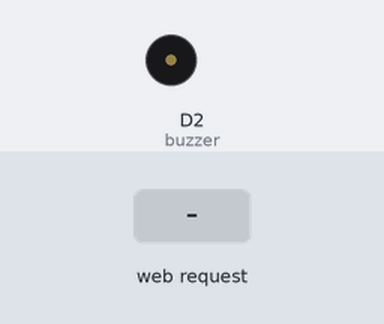
This sketch was run on a simulated ESP8266 (NodeMCU). Parts: buzzer (waves = sounding). The test bench sets the inputs (shaded band). What the sketch prints to the serial monitor is not drawn.

Above: at 11.2 s.
11.3 s: HTTP request GET /musicState received
At 12.6 s:
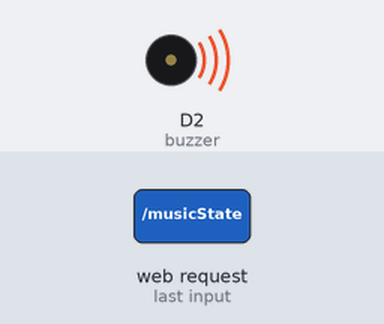
20.3 s: HTTP request GET /musicState?player=1&button=1&state=1 received
21.8 s: HTTP request GET /musicState?player=120&button=120&state=120 received
At 21.98 s:
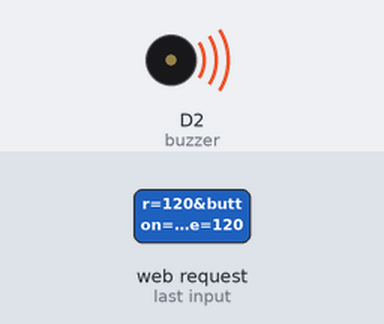
Timing chart, 0 to 25.8 s (numbered marks = the images above; inputs shaded):
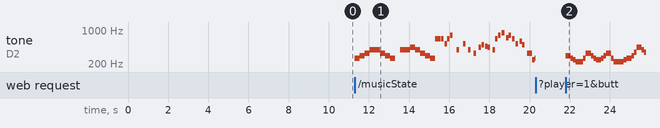

Measured:
- after the input at 11.3 s, tone on D2 (buzzer): plays 262 Hz for 0.25 s, 294 Hz for 0.25 s, 330 Hz for 0.25 s, 392 Hz for 0.50 s, 330 Hz for 0.25 s, 294 Hz for 0.25 s … (39 notes in this stretch), starting at once
- after the input at 21.8 s, tone on D2 (buzzer): plays 294 Hz for 0.25 s, 262 Hz for 0.13 s, 247 Hz for 0.13 s, 220 Hz for 0.38 s, 262 Hz for 0.13 s, 330 Hz for 0.25 s … (21 notes in this stretch), starting at once

The sketch:

Node1Code.ino
```cpp
#include <ESP8266WiFi.h>
#include <ESP8266WebServer.h>
#include <WebSocketsServer.h>
#include "SoundSystem.h"
#include <limits.h>


const char* ssid = "Engine";
const char* APpassword = "engine123";

IPAddress staticIP(192, 168, 1, 69), gateway(192,168,1,1), subnet(255,255,255,0);

ESP8266WebServer server(80);

void startHotspot() {
  WiFi.softAPConfig(staticIP, gateway, subnet);
  WiFi.softAP(ssid, APpassword);

  Serial.println("hotspot on");
}

bool engineState = false;

void handleGameEngine() {
  server.sendHeader("Access-Control-Allow-Origin", "*");
  if (server.hasArg("player") && server.hasArg("button") && server.hasArg("state")) {
    String player = server.arg("player");
    String button = server.arg("button");
    String state = server.arg("state");

    String currentButton = player + button + state;

    Serial.print("/E");
    Serial.println(currentButton);

    server.send(200);
  }
  else {
    server.send(400, "text/plain", "No Input");
  }
}

void handleToggleEngine() {
  server.sendHeader("Access-Control-Allow-Origin", "*");
  engineState = !engineState;
  Serial.print("/P");
  Serial.println(engineState);

  server.send(200);
}


void handleNextTrack() {
  server.sendHeader("Access-Control-Allow-Origin", "*");
  songIdx++;
  songIdx%=songsNum;
  noteIdx = -1, durationIdx = -1;

  server.send(200);
}

void handleLoop() {
  server.sendHeader("Access-Control-Allow-Origin", "*");
  onloop = !onloop;

  server.send(200, "text/plain", String((char)('0'+onloop)));
}

void handleMusicState() {
  server.sendHeader("Access-Control-Allow-Origin", "*");
  playingMusic = !playingMusic;

  server.send(200, "text/plain", String((char)('0'+playingMusic)));
}

void setup() {
  Serial.begin(115200);
  delay(10000);
  startHotspot();

  Serial.println("test");

  shenanigans();


  server.on("/toggleEngine", handleToggleEngine);
  server.on("/gameEngine", handleGameEngine);
  server.on("/nextTrack", handleNextTrack);
  server.on("/musicState", handleMusicState);
  server.on("/loop", handleLoop);

  server.begin();
}


void loop() {
  server.handleClient();

  if(playingMusic) {
    playMusic();
  }
  else
    noTone(buzzer);
}
```

SoundSystem.h
```cpp
#include "pitches.h"

const byte buzzer = D2;

struct Song {
  String notes, durations;
  int noteSpacing, delayBeforeRepeat;
  Song(String notes = "", String durations = "", int noteSpacing = 50, int delayBeforeRepeat = 50)
    : notes(notes), durations(durations){}
};

const byte songCapacity = 10;

Song songs[songCapacity] =
  {
    {"C4 D4 E4 G4 E4 D4 C4 0 G4 A4 G4 E4 D4 C4 ", "250 250 250 500 250 250 250 250 500 250 250 250 250 250 ", 50},
    {
      "E5 E5 0 E5 0 "
      "C5 E5 0 G5 0 G4 0 "
      "C5 0 G4 0 E4 0 "
      "A4 0 B4 0 AS4 A4 0 "
      "G4 E5 0 G5 0 A5 0 "
      "F5 G5 0 E5 0 C5 0 D5 B4 0 ",
      "125 125 25 125 50 "
      "125 125 25 125 200 125 200 "
      "125 125 125 125 125 125 "
      "125 25 125 50 125 125 125 "
      "125 125 25 125 50 150 50 "
      "125 125 50 125 50 125 75 125 125 125 ",
      50
    },
    {
      "E4 B3 C4 D4 C4 B3 A3 A3 C4 E4 D4 C4 B3 C4 D4 E4 C4 A3 A3 A3 B3 C4 D4 F4 A4 G4 F4 E4 C4 E4 D4 C4 B3 B3 C4 D4 E4 C4 A3 A3 ",
      "250 125 125 250 125 125 250 125 125 250 125 125 250 125 125 250 125 125 250 125 125 250 125 125 250 125 125 250 125 125 250 125 125 250 125 125 250 125 125 250 125 125 250 125 125 250 125 125 250 125 125 250 125 125 250 125 125 250 125 125 250 125 125 250 ",
      350
    },
    {
      "E5 D5S E5 D5S E5 B4 D5 C5 A4 "
      "C4 E4 A4 B4 E4 G4S B4 C5 "
      "E4 E5 D5S E5 D5S E5 B4 D5 C5 A4 "
      "C4 E4 A4 B4 E4 C5 B4 A4 ",
      "250 250 250 250 250 250 250 250 500 "
      "250 250 250 250 250 250 250 500 "
      "250 250 250 250 250 250 250 250 500 "
      "250 250 250 250 250 250 250 500 ",
      75
    }
  };

bool onloop = false;
int songsNum = 4;
int songIdx = 0;
int noteIdx = -1, durationIdx = -1;

bool playingMusic = false;

unsigned long lastNoteTime = 0;
unsigned long lastNoteDelay = 0;

unsigned long stol(String s) {
  long ret = 0;
  for(int i = 0; i < s.length(); i++) {
    ret*=10;
    ret += s[i]-'0';
  }
  return ret;
}

String getNext(String& targ, int& idx) {
  if(idx+1 == targ.length())
    return "0";
  String ret = "";
  while(targ[++idx] != ' ')
    ret += targ[idx];

  return ret;
}

void playNextNote() {
  unsigned long duration = stol(getNext(songs[songIdx].durations, durationIdx));
  tone(buzzer, getNote(getNext(songs[songIdx].notes, noteIdx)), duration);
  lastNoteDelay = duration + songs[songIdx].noteSpacing;
  lastNoteTime = millis();
}

void playMusic() {
  if(millis() - lastNoteTime > lastNoteDelay) {
    if(noteIdx+1 != songs[songIdx].notes.length())
      playNextNote();
    else {
      noteIdx = -1, durationIdx = -1;
      lastNoteTime = millis();
      lastNoteDelay = songs[songIdx].delayBeforeRepeat;

      if(!onloop) {

        if(songIdx >= songsNum)
          songIdx = 0;
        else
          songIdx++;

      }
    }
  }
}
```

pitches.h
```cpp
/**************************************************
   This file defines constants with the frequency
   of different musical notes.
 *************************************************/


#define NOTE_B0  31
#define NOTE_C1  33
#define NOTE_CS1 35
#define NOTE_D1  37
#define NOTE_DS1 39
#define NOTE_E1  41
#define NOTE_F1  44
#define NOTE_FS1 46
#define NOTE_G1  49
#define NOTE_GS1 52
#define NOTE_A1  55
#define NOTE_AS1 58
#define NOTE_B1  62
#define NOTE_C2  65
#define NOTE_CS2 69
#define NOTE_D2  73
#define NOTE_DS2 78
#define NOTE_E2  82
#define NOTE_F2  87
#define NOTE_FS2 93
#define NOTE_G2  98
#define NOTE_GS2 104
#define NOTE_A2  110
#define NOTE_AS2 117
#define NOTE_B2  123
#define NOTE_C3  131
#define NOTE_CS3 139
#define NOTE_D3  147
#define NOTE_DS3 156
#define NOTE_E3  165
#define NOTE_F3  175
#define NOTE_FS3 185
#define NOTE_G3  196
#define NOTE_GS3 208
#define NOTE_A3  220
#define NOTE_AS3 233
#define NOTE_B3  247
#define NOTE_C4  262
#define NOTE_CS4 277
#define NOTE_D4  294
#define NOTE_DS4 311
#define NOTE_E4  330
#define NOTE_F4  349
#define NOTE_FS4 370
#define NOTE_G4  392
#define NOTE_GS4 415
#define NOTE_A4  440
#define NOTE_AS4 466
#define NOTE_B4  494
#define NOTE_C5  523
#define NOTE_CS5 554
#define NOTE_D5  587
#define NOTE_DS5 622
#define NOTE_E5  659
#define NOTE_F5  698
#define NOTE_FS5 740
#define NOTE_G5  784
#define NOTE_GS5 831
#define NOTE_A5  880
#define NOTE_AS5 932
#define NOTE_B5  988
#define NOTE_C6  1047
#define NOTE_CS6 1109
#define NOTE_D6  1175
#define NOTE_DS6 1245
#define NOTE_E6  1319
#define NOTE_F6  1397
#define NOTE_FS6 1480
#define NOTE_G6  1568
#define NOTE_GS6 1661
#define NOTE_A6  1760
#define NOTE_AS6 1865
#define NOTE_B6  1976
#define NOTE_C7  2093
#define NOTE_CS7 2217
#define NOTE_D7  2349
#define NOTE_DS7 2489
#define NOTE_E7  2637
#define NOTE_F7  2794
#define NOTE_FS7 2960
#define NOTE_G7  3136
#define NOTE_GS7 3322
#define NOTE_A7  3520
#define NOTE_AS7 3729
#define NOTE_B7  3951
#define NOTE_C8  4186
#define NOTE_CS8 4435
#define NOTE_D8  4699
#define NOTE_DS8 4978

struct NotePair {
  String noteName;
  int noteVal;

  NotePair(String noteName, int noteVal) : noteName(noteName), noteVal(noteVal) {}

  bool operator<(const NotePair& other) const {
    return noteName < other.noteName;
  }

  NotePair& operator=(const NotePair& other) {
    noteName = other.noteName;
    noteVal = other.noteVal;
    return *this;
  }
};

template<typename T>
void insertionSort(T arr[], int n) {
  for (int i = 1; i < n; i++) {
    T key = arr[i];
    int j = i - 1;

    // Move elements of arr[0..i-1] that are greater than the key
    // to one position ahead of their current position
    while (j >= 0 && key < arr[j]) {
      arr[j + 1] = arr[j];
      j--;
    }
    arr[j + 1] = key;
  }
}

const byte noteCt = 60;

NotePair noteMap[noteCt] =
{
{"C2", 65},
{"CS2", 69},
{"D2", 73},
{"DS2", 78},
{"E2", 82},
{"F2", 87},
{"FS2", 93},
{"G2", 98},
{"GS2", 104},
{"A2", 110},
{"AS2", 117},
{"B2", 123},
{"C3", 131},
{"CS3", 139},
{"D3", 147},
{"DS3", 156},
{"E3", 165},
{"F3", 175},
{"FS3", 185},
{"G3", 196},
{"GS3", 208},
{"A3", 220},
{"AS3", 233},
{"B3", 247},
{"C4", 262},
{"CS4", 277},
{"D4", 294},
{"DS4", 311},
{"E4", 330},
{"F4", 349},
{"FS4", 370},
{"G4", 392},
{"GS4", 415},
{"A4", 440},
{"AS4", 466},
{"B4", 494},
{"C5", 523},
{"CS5", 554},
{"D5", 587},
{"DS5", 622},
{"E5", 659},
{"F5", 698},
{"FS5", 740},
{"G5", 784},
{"GS5", 831},
{"A5", 880},
{"AS5", 932},
{"B5", 988},
{"C6", 1047},
{"CS6", 1109},
{"D6", 1175},
{"DS6", 1245},
{"E6", 1319},
{"F6", 1397},
{"FS6", 1480},
{"G6", 1568},
{"GS6", 1661},
{"A6", 1760},
{"AS6", 1865},
{"B6", 1976}
};

void shenanigans() {
  insertionSort(noteMap, noteCt);
}

int getNote(String noteName) {
  int l = 0, r = noteCt-1;

  while(l <= r) {
    int mid = (l+r)>>1;
    if(noteMap[mid].noteName == noteName)
      return noteMap[mid].noteVal;

    if(noteMap[mid].noteName < noteName)
      l = mid+1;
    else
      r = mid-1;
  }
  return 0;
}
```
